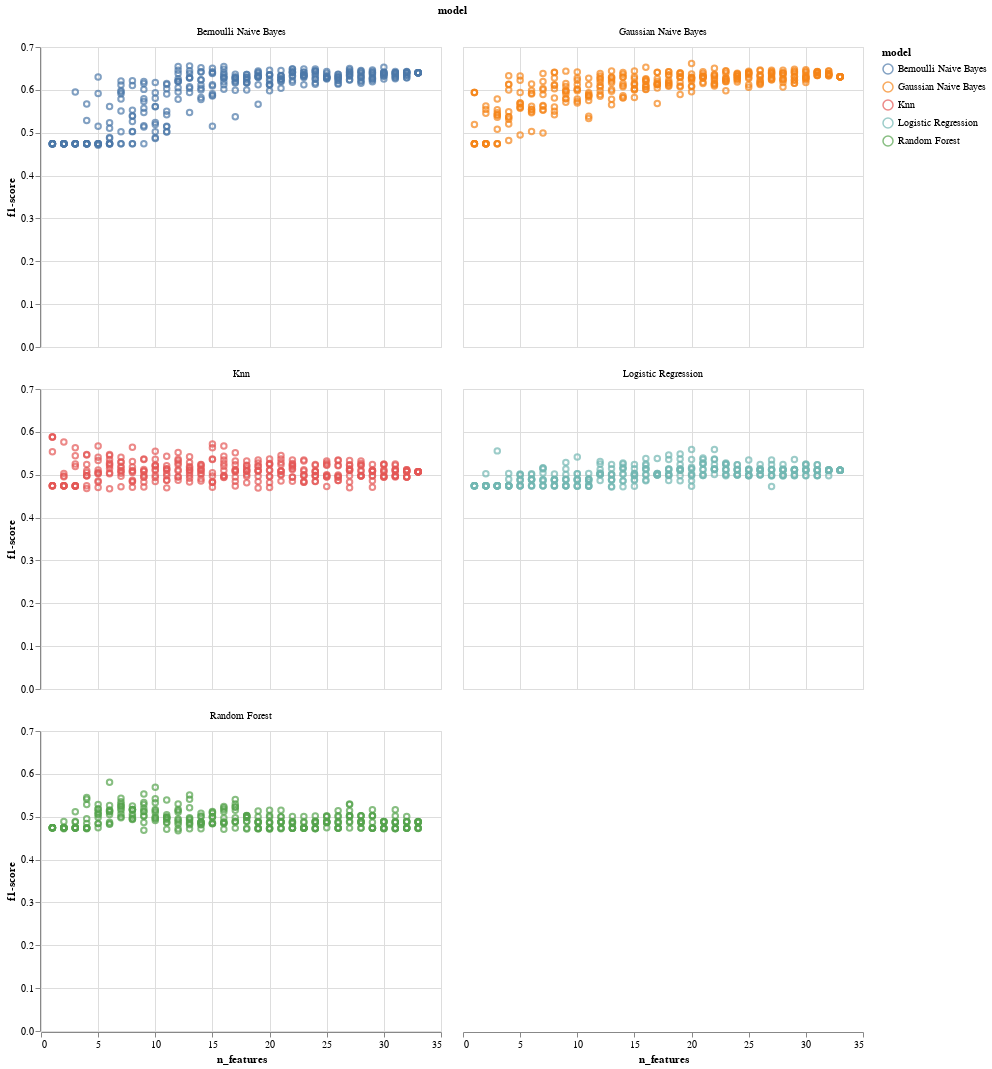

Here is the notebook cell this chart was saved with:
### Code cell
alt.Chart(model_perf_nfeatures_rand).mark_point().encode(
    x='n_features:Q',
    y='f1-score:Q',
    color='model:N',
).facet(
    facet='model:N',
    columns=2
)

### Figure 1 — Vega-Lite specification as saved in the notebook (floating-point values rounded to 4 significant figures; data arrays with more than 128 entries replaced by an {"elided": "..."} marker saying what was removed)
{"config": {"view": {"continuousWidth": 400, "continuousHeight": 300}}, "data": {"name": "data-f8e896c44c4ab76d8fa6fc43b1d0c772"}, "facet": {"field": "model", "type": "nominal"}, "spec": {"mark": "point", "encoding": {"color": {"field": "model", "type": "nominal"}, "x": {"field": "n_features", "type": "quantitative"}, "y": {"field": "f1-score", "type": "quantitative"}}}, "columns": 2, "$schema": "https://vega.github.io/schema/vega-lite/v4.17.0.json", "datasets": {"data-f8e896c44c4ab76d8fa6fc43b1d0c772": {"elided": "1650 records"}}}
